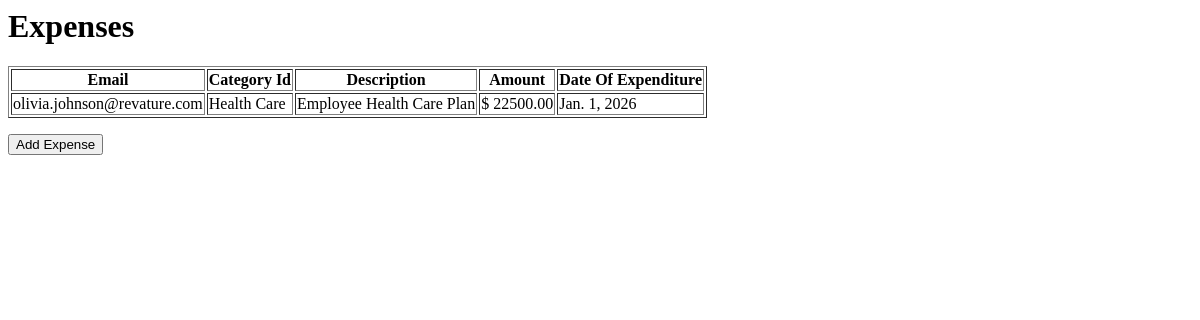
Before: /viewAllExpenses/ with the older database file.
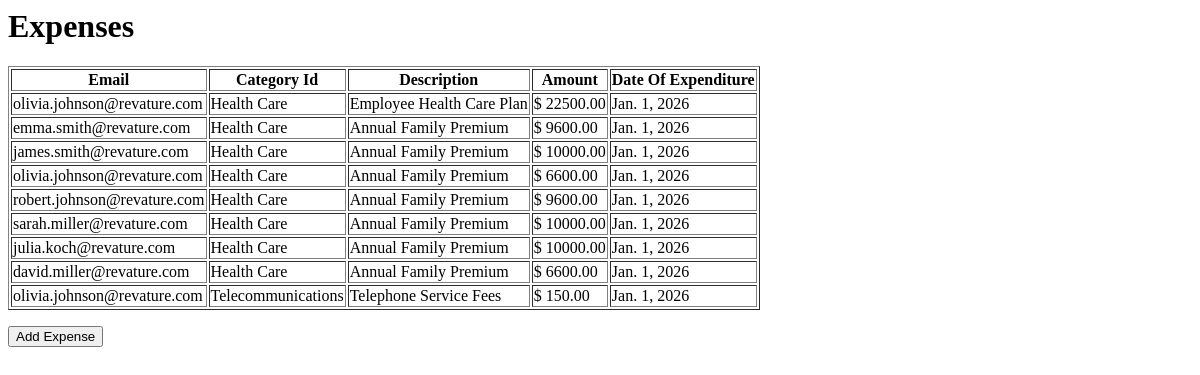
After: the same page with the newer database file.
### ExpenseManager/models.py (models this page shows, shortened)
class Expense(models.Model):
    user_id = models.ForeignKey(User, to_field='email', on_delete=models.SET_NULL, null=True, blank=True)
    description = models.CharField(max_length=255)
    amount = models.FloatField(default=0)
    dateofExpense = models.DateField('Date Of Expense', default=None, null=True, blank=True)
    category = models.CharField(max_length=25)

class User(models.Model):
    email = models.EmailField(max_length=45, unique=True)
    password = models.CharField(max_length=15)
    class RoleChoices(models.TextChoices):
        MANAGER = "M", "MANAGER"
        EMPLOYEE = "E", "EMPLOYEE"
    role = models.CharField(max_length=1, choices=RoleChoices.choices, default=RoleChoices.MANAGER)

### ExpenseManager/views.py (the view)
# urls.py: path('viewAllExpenses/', views.viewAllExpenses, name='viewAllExpenses'),
def viewAllExpenses(request):
    Expenses = Expense.objects.select_related('user_id').all()
    print("\n\n")
    print("="*128)
    print(f"|      Email          |       Category         |         Description      |       Amount         |      Date Of Expense        |")
    for x in Expenses:
        print("="*128)
        print(f"| {x.user_id.email}  |   {x.category}   |    {x.description}      |      {x.amount:.2f}     |     {x.dateofExpense}       |")
    print("="*128)
    print("\n\n")
    return render(request, 'Expenses.html', {'Expense': Expenses})

### ExpenseManager/templates/Expenses.html
<h1>Expenses</h1>
<table border="1">
    <tr>
        <th>Email</th>
        <th>Category Id</th>
        <th>Description</th>
        <th>Amount</th>
        <th>Date Of Expenditure</th>
    </tr>
    {% for x in Expense %}
    <tr>
        <td> {{ x.user_id.email }} </td>
        <td> {{ x.category }} </td>
        <td> {{ x.description }} </td>
        <td> $ {{ x.amount|floatformat:2 }} </td>
        <td> {{ x.dateofExpense }} </td>
    </tr>
    {% endfor %}
</table>
<p>
    <a href="addExpense/"><button type="submit" class="btn btn-primary">Add Expense</button></a>
</p>

Changed rows visible on the page:
added Expense: user_id.email "emma.smith@revature.com", category "Health Care", description "Annual Family Premium", amount "9600.00", dateofExpense "Jan. 1, 2026"
added Expense: user_id.email "james.smith@revature.com", category "Health Care", description "Annual Family Premium", amount "10000.00", dateofExpense "Jan. 1, 2026"
added Expense: user_id.email "olivia.johnson@revature.com", category "Health Care", description "Annual Family Premium", amount "6600.00", dateofExpense "Jan. 1, 2026"
added Expense: user_id.email "robert.johnson@revature.com", category "Health Care", description "Annual Family Premium", amount "9600.00", dateofExpense "Jan. 1, 2026"
added Expense: user_id.email "sarah.miller@revature.com", category "Health Care", description "Annual Family Premium", amount "10000.00", dateofExpense "Jan. 1, 2026"
added Expense: user_id.email "julia.koch@revature.com", category "Health Care", description "Annual Family Premium", amount "10000.00", dateofExpense "Jan. 1, 2026"
added Expense: user_id.email "david.miller@revature.com", category "Health Care", description "Annual Family Premium", amount "6600.00", dateofExpense "Jan. 1, 2026"
added Expense: user_id.email "olivia.johnson@revature.com", category "Telecommunications", description "Telephone Service Fees", amount "150.00", dateofExpense "Jan. 1, 2026"
